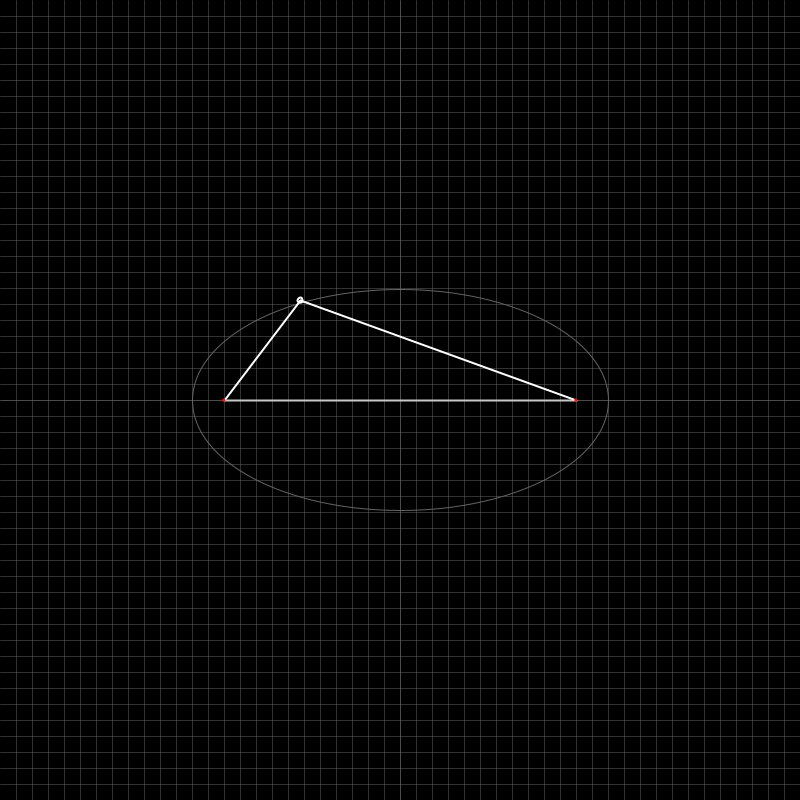
Frame 1 (no input)
Frame 60 (the mouse pressed at the canvas centre just before this capture): identical to frame 1, image omitted
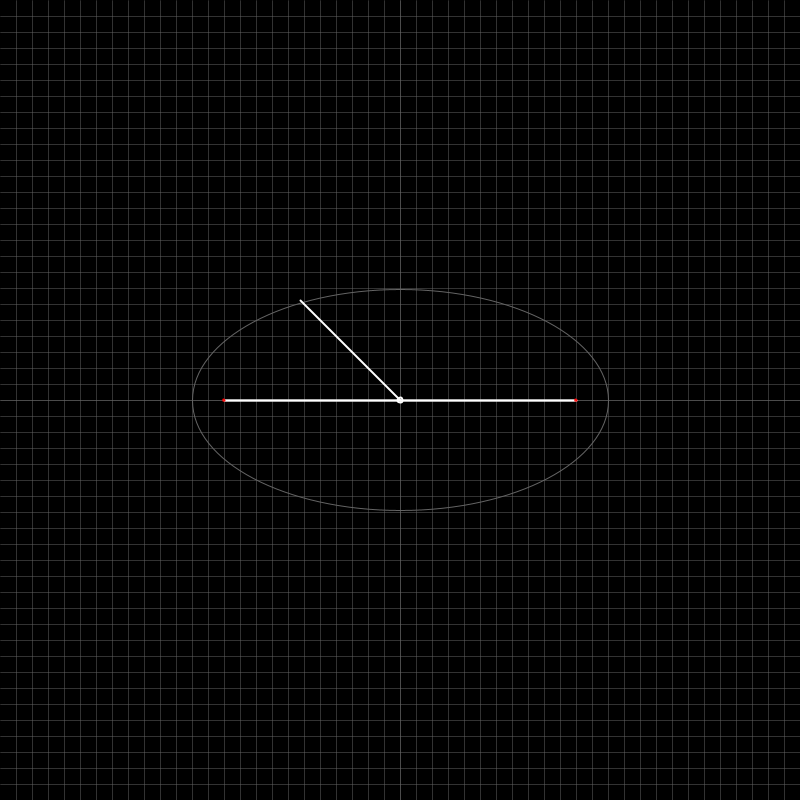
Frame 120 (the mouse held since frame 60 and released just before this capture)

The Processing sketch that drew these frames (run headless with seeded random() and noise(); from frame 60 on, the mouse is pressed at the canvas centre):

// Processing sketch: drawingEllipses
// ── drawingEllipses.pde
float stringLength = 48;
float distanceBetweenFoci = 22;


int gridSize = (int)(800 / stringLength);
float focusDistanceFromCenter = distanceBetweenFoci * 0.5;
float angle0 = -PI/2;
float angle1 = -PI/2;
float xNib;
float yNib;
ArrayList<Point> nibs = new ArrayList<Point>();
int maxNibs = 1000;

void setup() {
  size(800, 800);
  frameRate(60);
}

void draw() {
  background(0);

  translate(width/2, height/2);

  //drawgrid
  stroke(100);
  strokeWeight(0.5);
  for (int i = 0; i < width /2; i += gridSize) {
    line(i, -height/2, i, height/2);
    line(-i, -height/2, -i, height/2);
  }

  for (int i = 0; i < height /2; i += gridSize) {
    line(-width/2, i, width/2, i);
    line(-width/2, -i, width/2, -i);
  }

  //draw string
  stroke(200);
  strokeWeight(2);
  line(- gridSize * focusDistanceFromCenter, 0
    , gridSize * focusDistanceFromCenter, 0);

  //draw ellipse
  stroke(100);
  strokeWeight(1);
  noFill();
  ellipse(0, 0
    , gridSize * majorAxisLength()
    , gridSize * minorAxisLength());

  //draw path so far, and nib
  xNib = mouseX - width / 2;
  yNib  = mouseY - height / 2;
  for (int i = 0; i < 20; ++i) {
    moveNibToEllipse();
  }
  
  //add current nib if it has moved more than a pixel, throw out old if too many nibs recorded
  if (nibs.size() == 0) {
    nibs.add(new Point(xNib, yNib));
  } 
  else {
    Point lastNib = nibs.get(nibs.size() - 1);
    if (dist(xNib, yNib, lastNib.x, lastNib.y) > 1.0 / gridSize) {
      nibs.add(new Point(xNib, yNib));
      if (nibs.size() > maxNibs) {
        nibs.remove(0 );
      }
    }
  }

  stroke(255);
  strokeWeight(2);
  for (int i = 1; i < nibs.size(); ++i) {
    Point p0 = nibs.get(i-1);
    Point p1 = nibs.get(i);
    line(gridSize * p0.x, gridSize * p0.y, gridSize * p1.x, gridSize * p1.y);
//    ellipse(gridSize * p0.x, gridSize * p0.y, 1, 1);
  }
  ellipse(gridSize * xNib, gridSize * yNib, 5, 5);
  line(gridSize * xNib, gridSize * yNib, -gridSize * focusDistanceFromCenter, 0);
  line(gridSize * xNib, gridSize * yNib, gridSize * focusDistanceFromCenter, 0);


  //draw foci
  stroke(255, 0, 0);
  strokeWeight(2);
  float focusDiameter = gridSize * 0.1;
  ellipse(- gridSize * focusDistanceFromCenter, 0
    , focusDiameter, focusDiameter);
  ellipse( gridSize * focusDistanceFromCenter, 0
    , focusDiameter, focusDiameter);

}

float moveNibToEllipse() {
  float distToNib = dist(-focusDistanceFromCenter, 0, xNib, yNib) 
    + dist(focusDistanceFromCenter, 0, xNib, yNib);
  float scale = sqrt(majorAxisLength() / distToNib);
  xNib *= scale;
  yNib *= scale;
  return abs(distToNib - 1);
}

float majorAxisLength() {
  return stringLength - 2 * focusDistanceFromCenter;
}
float minorAxisLength() {
  return sqrt(stringLength * stringLength - 4 * stringLength * focusDistanceFromCenter);
}

// ── Point.pde
class Point {
  float x, y;

  Point(float x_, float y_) {
    x = x_; 
    y = y_;
  }
}
